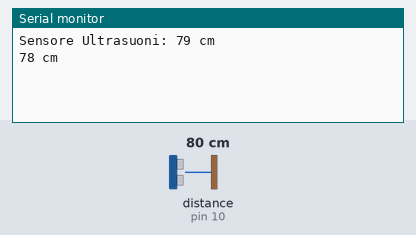
Recording of a sketch running on a simulated Arduino Uno, built with avr-gcc and run on an emulated ATmega328P. Shown: the last lines printed to the serial monitor. Wiring (inferred from the names in the program): ultrasonic range finder: trigger pin 9; echo pin 10. The test bench sets the inputs (shaded band); at power-on: distance to the obstacle (sensor on pin 10) 80 cm. The echo pulse lasts 58.3 µs per cm.

Above: at 1.8 s.
1.9 s: distance to the obstacle (sensor on pin 10) set to 2 cm
At 2.7 s:
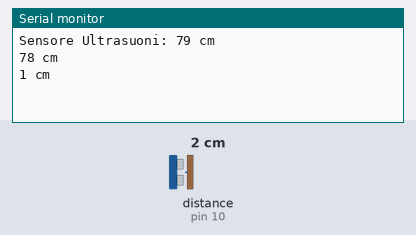
3.4 s: distance to the obstacle (sensor on pin 10) set to 4 cm
At 4.8 s:
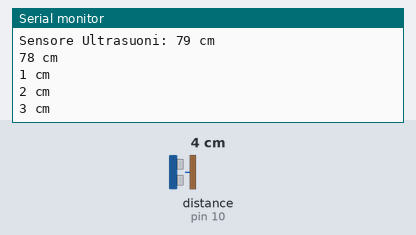
Timing chart, 0 to 6.4 s (numbered marks = the images above; inputs shaded):
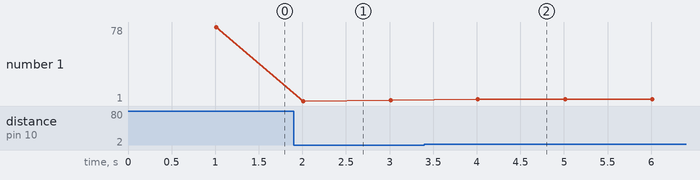

The sketch:

sensore_misura_distanza.ino
```cpp
#define triggerPort 9
#define echoPort 10


void setup() {

pinMode(triggerPort, OUTPUT);
pinMode(echoPort, INPUT);
Serial.begin(9600);
Serial.print( "Sensore Ultrasuoni: ");
}

void loop() {

//porta bassa l'uscita del trigger
digitalWrite( triggerPort, LOW );
//invia un impulso di 10microsec su trigger
digitalWrite( triggerPort, HIGH );
delayMicroseconds( 10 );
digitalWrite( triggerPort, LOW );

// per eseguire calcoli con numeri interi, almeno una variabile deve essere long
// il segnale che riceve è proporzionato al tempo di volo dell'impulso
// pulseIn aspetta che il segnale passi allo stato alto
long durata = pulseIn( echoPort, HIGH );
// 0.034 perchè la velocità del suono nell'aria è di 343 m/s.
// con pulseIn noi otteniamo l'impulso in microsecondi
// per cui : 34300 / 1000000 = 0.034
long distanza = 0.034 * durata / 2;

Serial.print(distanza);
Serial.println(" cm     ");
delay(1000);
}
```

Measured:
- after the input at 1.9 s, the serial monitor: prints a new line after 0.11 s (image 1)
- after the input at 3.4 s, the serial monitor: prints a new line after 0.61 s (image 2)
- plotted number 1: 78 → 2 after the input at 1.9 s, 2 → 3 after the input at 3.4 s
